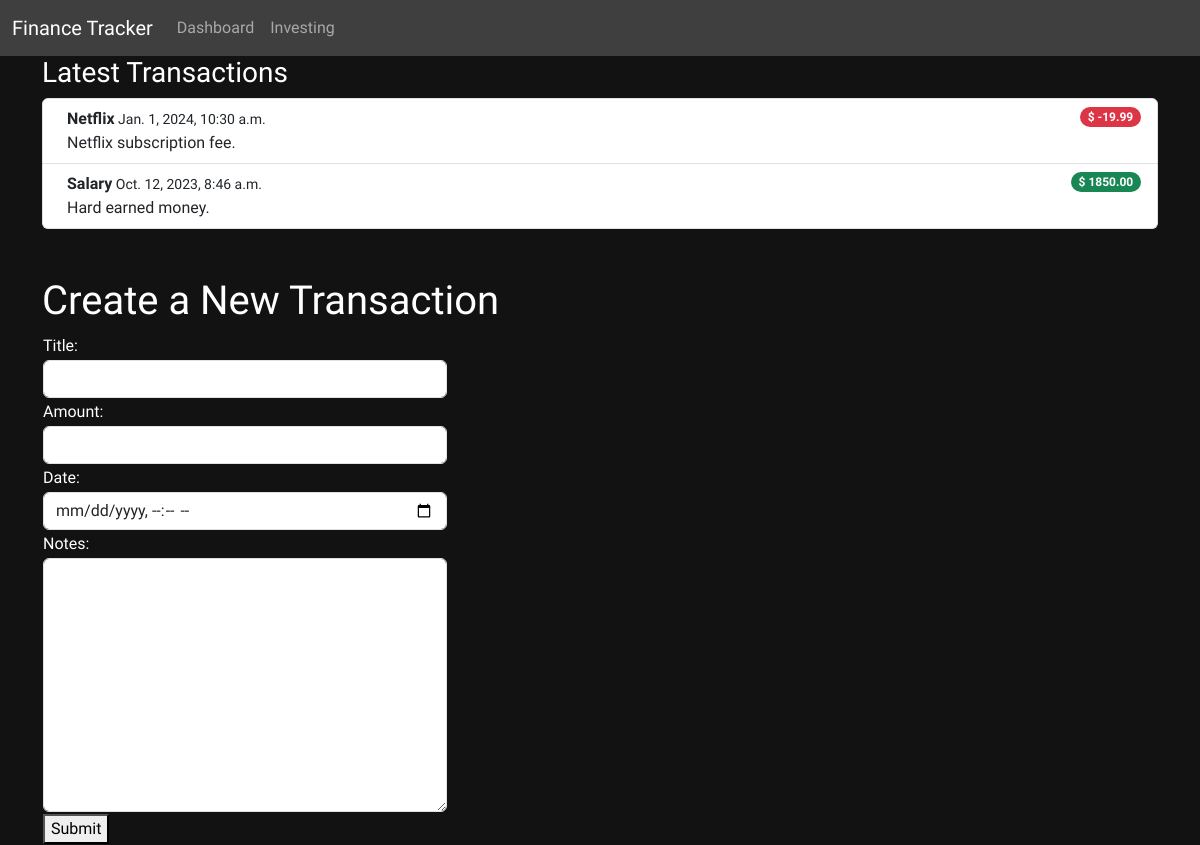
Screenshot of /testing/ with the database file from the repository.
### FinanceTracker/models.py (models this page shows, shortened)
class Transaction(models.Model):
    id = models.AutoField(primary_key=True)
    title = models.CharField(max_length=40)
    amount = models.DecimalField(max_digits=9, decimal_places=2)
    date = models.DateTimeField()
    notes = models.CharField(max_length=255)
    account = models.ForeignKey(Account, on_delete=models.CASCADE, related_name='transactions')

### FinanceTracker/views.py (the view)
# urls.py: path("testing/", views.testing, name="testing")
def testing(request):
    template = loader.get_template('testing.html')
    main_account = Account.objects.get(name="main")
    transactions_main_account = main_account.transactions.all().order_by('-date')
    if request.method == 'POST':
        form = NewTransactionForm(request.POST)
        if form.is_valid():
            new_transaction = form.save(commit=False)
            new_transaction.account = main_account
            new_transaction.save()
            return redirect('testing')  # Redirect to a success page, not the template itself
    else:
        form = NewTransactionForm()  # Initialize an unbound form for GET requests
    context = {
         'main_account': main_account,
         'transactions_main_account': transactions_main_account,
         'form': form,
    }
    return render(request, "testing.html", context)

### FinanceTracker/NewTransactionForm.py
class NewTransactionForm(forms.ModelForm):
     class Meta:
        model = Transaction
        fields = ['title', 'amount', 'date', 'notes']
        widgets = {
          'title': forms.TextInput(attrs={'class': 'form-control', 'aria-describedby': 'titleHelp'}),
          'amount': forms.NumberInput(attrs={'class': 'form-control', 'aria-describedby': 'amountHelp'}),
          'date': forms.DateTimeInput(attrs={'class': 'form-control', 'aria-describedby': 'dateHelp', 'type': 'datetime-local'}),
          'notes': forms.Textarea(attrs={'class': 'form-control', 'aria-describedby': 'notesHelp'}),
        }

### FinanceTracker/templates/testing.html (shortened to what this page needs)
{% extends "master.html" %}
{% load static %}
{% block content %}
<div class="container">
    <h3>Latest Transactions</h3>
    <ol class="list-group">
        {% for x in transactions_main_account %}
            <li class="list-group-item d-flex d-flex align-items-start">
                <div class="ms-2 me-auto">
                    <div><span class="fw-bold">{{ x.title }}</span><small> {{ x.date }}</small></div>
                    {{ x.notes }}
                </div>
                {% if x.amount < 0 %}
                    <span class="badge bg-danger rounded-pill">$ {{ x.amount }}</span>
                {% elif x.amount > 0 %}
                    <span class="badge bg-success rounded-pill">$ {{ x.amount }}</span>
                {% else %}
                    <span class="badge bg-secondary rounded-pill">$ {{ x.amount }}</span>
                {% endif %}
            </li>
        {% endfor %}
    </ol>
</div>
<br />
<br />
<div class="container">
    <div class="row">
        <h1>Create a New Transaction</h1>
        <form method="post" action="{% url 'testing' %}">
            <table>
                {% for field in form %}
                <tr>
                    <td>{{ field.label_tag }}</td>
                </tr>
                <tr>
                    <td>{{ field }}</td>
                </tr>
                {% endfor %}
                <tr>
                    <td><button type="submit">Submit</button></td>
                </tr>
            </table>
        </form>
    </div>
</div>
{% endblock %}

### staticFiles/global.css (style rules this page uses)
body { font-family: 'Work Sans', sans-serif; background-color: #121212; color: white; }

### rows the page displays
Transaction: title "Netflix", date "Jan. 1, 2024, 10:30 a.m.", notes "Netflix subscription fee.", amount "-19.99"
Transaction: title "Salary", date "Oct. 12, 2023, 8:46 a.m.", notes "Hard earned money.", amount "1850.00"

### other values shown
{{ field.label_tag }} "Title:" "Amount:" "Date:" "Notes:"
